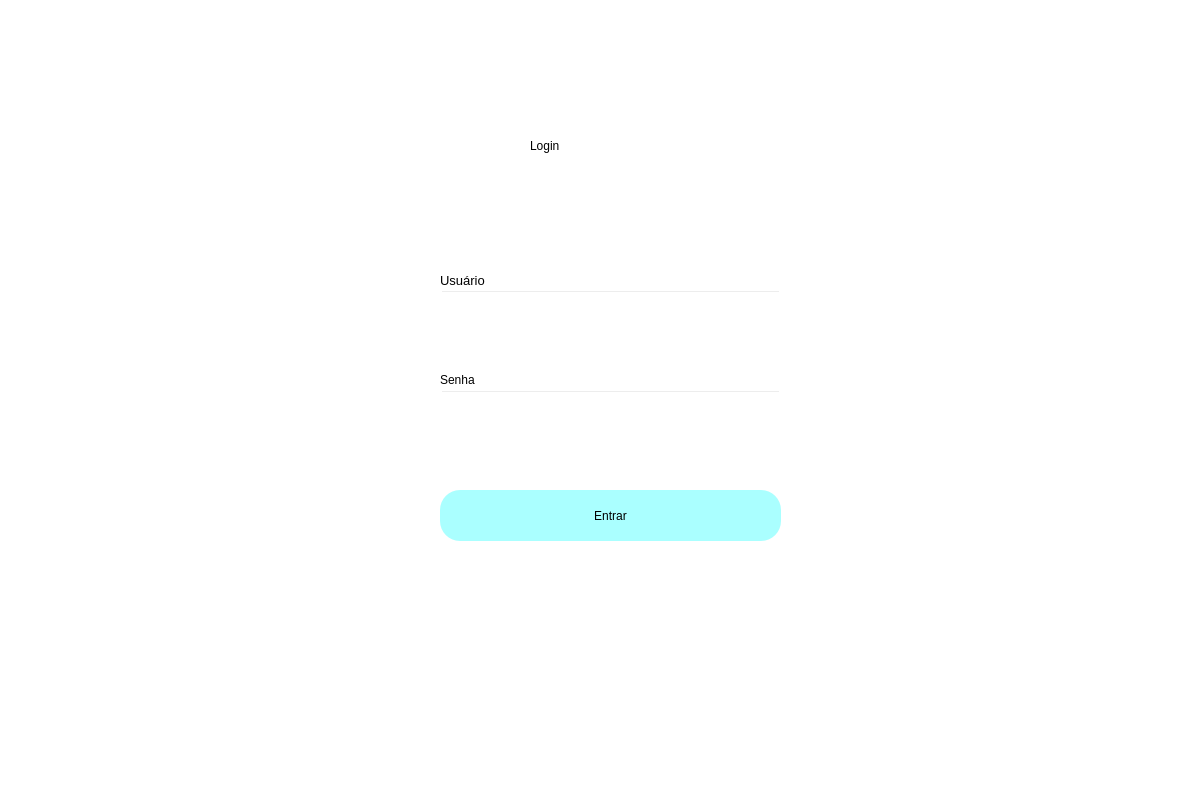
<?xml version="1.0" encoding="UTF-8"?>
<ui version="4.0">
 <class>Dialog</class>
 <widget class="QDialog" name="Dialog">
  <property name="geometry">
   <rect>
    <x>0</x>
    <y>0</y>
    <width>1200</width>
    <height>800</height>
   </rect>
  </property>
  <property name="windowTitle">
   <string>Dialog</string>
  </property>
  <widget class="QWidget" name="bgwidget" native="true">
   <property name="geometry">
    <rect>
     <x>0</x>
     <y>0</y>
     <width>1201</width>
     <height>801</height>
    </rect>
   </property>
   <property name="styleSheet">
    <string notr="true">QWidget#bgwidget{
background-color:#FFFFFF;}</string>
   </property>
   <widget class="QLabel" name="label">
    <property name="geometry">
     <rect>
      <x>530</x>
      <y>110</y>
      <width>151</width>
      <height>71</height>
     </rect>
    </property>
    <property name="styleSheet">
     <string notr="true">font: 36pt &quot;MS Shell Dlg 2&quot;; color:rgb(0, 0, 0)</string>
    </property>
    <property name="text">
     <string>Login</string>
    </property>
   </widget>
   <widget class="QLabel" name="label_2">
    <property name="geometry">
     <rect>
      <x>420</x>
      <y>200</y>
      <width>391</width>
      <height>41</height>
     </rect>
    </property>
    <property name="styleSheet">
     <string notr="true">font: 16pt &quot;MS Shell Dlg 2&quot;;color:rgb(0, 0, 0)</string>
    </property>
   </widget>
   <widget class="QPushButton" name="login">
    <property name="geometry">
     <rect>
      <x>440</x>
      <y>490</y>
      <width>341</width>
      <height>51</height>
     </rect>
    </property>
    <property name="styleSheet">
     <string notr="true">border-radius:20px;
background-color: rgb(170, 255, 255);
font: 14pt &quot;MS Shell Dlg 2&quot;;</string>
    </property>
    <property name="text">
     <string>Entrar</string>
    </property>
   </widget>
   <widget class="QLineEdit" name="emailfield">
    <property name="geometry">
     <rect>
      <x>440</x>
      <y>290</y>
      <width>341</width>
      <height>51</height>
     </rect>
    </property>
    <property name="styleSheet">
     <string notr="true">background-color:rgba(0,0,0,0);
font: 12pt &quot;MS Shell Dlg 2&quot;;</string>
    </property>
   </widget>
   <widget class="QLineEdit" name="passwordfield">
    <property name="geometry">
     <rect>
      <x>440</x>
      <y>390</y>
      <width>341</width>
      <height>51</height>
     </rect>
    </property>
    <property name="styleSheet">
     <string notr="true">background-color:rgba(0,0,0,0);
font: 12pt &quot;MS Shell Dlg 2&quot;;</string>
    </property>
   </widget>
   <widget class="QLabel" name="label_3">
    <property name="geometry">
     <rect>
      <x>440</x>
      <y>270</y>
      <width>81</width>
      <height>20</height>
     </rect>
    </property>
    <property name="font">
     <font>
      <family>MS Shell Dlg 2</family>
      <pointsize>10</pointsize>
      <weight>50</weight>
      <italic>false</italic>
      <bold>false</bold>
     </font>
    </property>
    <property name="styleSheet">
     <string notr="true">font: 10pt &quot;MS Shell Dlg 2&quot;;</string>
    </property>
    <property name="text">
     <string>Usuário</string>
    </property>
   </widget>
   <widget class="QLabel" name="label_4">
    <property name="geometry">
     <rect>
      <x>440</x>
      <y>370</y>
      <width>81</width>
      <height>20</height>
     </rect>
    </property>
    <property name="styleSheet">
     <string notr="true">font: 10pt &quot;MS Shell Dlg 2&quot;;</string>
    </property>
    <property name="text">
     <string>Senha</string>
    </property>
   </widget>
   <widget class="QLabel" name="error">
    <property name="geometry">
     <rect>
      <x>440</x>
      <y>456</y>
      <width>341</width>
      <height>20</height>
     </rect>
    </property>
    <property name="styleSheet">
     <string notr="true">font: 12pt &quot;MS Shell Dlg 2&quot;; color:red;</string>
    </property>
    <property name="text">
     <string/>
    </property>
   </widget>
  </widget>
 </widget>
 <resources/>
 <connections/>
</ui>
